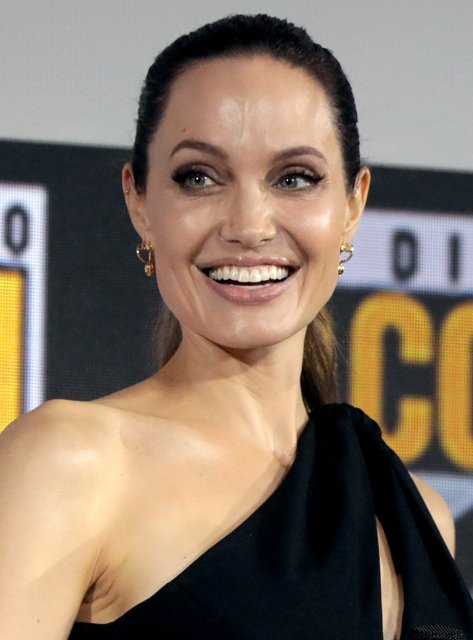
#> input picture services/vision-engine/tests/fixtures/sample_face.jpg, 473 x 640 px
$ python -i pad.py   (imports and definitions only)
#> lines starting #> are read from the running program, lines starting #| are printed output that depends on the picture
#> further down, picture is the input picture: shape (640, 473, 3); mean B, G, R 102.8, 117.5, 133.8
"""Passive single-frame PAD (presentation attack detection) before embed.

Stub heuristics for print / screen-replay cues. Swap the scoring body later for a
real anti-spoof model without changing reject codes or gate placement.
"""

from __future__ import annotations

from typing import Literal

import cv2
import numpy as np

from app.core.settings import Settings

PadHint = Literal["print", "replay", "live"]


def _print_signal(bgr: np.ndarray) -> float:
    """High when the crop looks like a desaturated / paper print."""
    hsv = cv2.cvtColor(bgr, cv2.COLOR_BGR2HSV)
#> hsv: shape (640, 473, 3); mean H, S, V 56.7, 88.6, 138.4
    sat = float(np.mean(hsv[:, :, 1])) / 255.0
#> sat = 0.347
    gray = cv2.cvtColor(bgr, cv2.COLOR_BGR2GRAY)
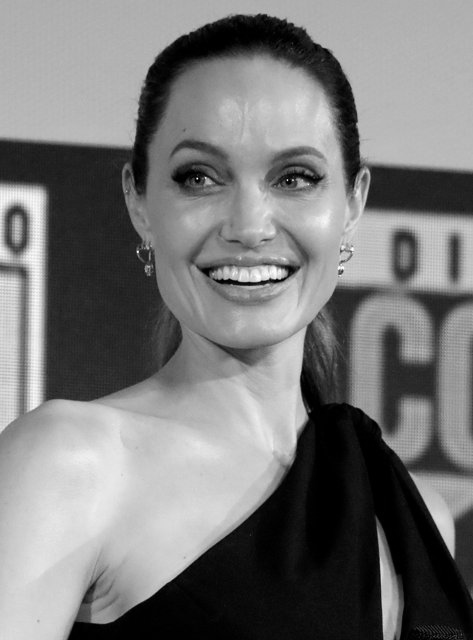
#> gray: shape (640, 473); min 0, max 255, mean 120.7
    # Fine texture residual after mild blur.
    residual = float(np.mean(cv2.absdiff(gray, cv2.GaussianBlur(gray, (0, 0), 1.0))))
#> residual = 1.91
    # Live faces: sat often ≳ 0.2 and residual ≳ 4. Prints: low sat + softer residual.
    sat_term = max(0.0, min(1.0, 1.0 - sat / 0.22))
#> sat_term = 0
    tex_term = max(0.0, min(1.0, 1.0 - residual / 6.0))
#> tex_term = 0.682
    return round(0.65 * sat_term + 0.35 * tex_term, 4)


# [59 lines left out: functions _replay_signal, pad_analyze, pad_reject_reason, not called in this run]


__all__ = [
    "pad_analyze",
    "pad_reject_reason",
]

>>> import cv2
>>> picture = cv2.imread('../../tests/fixtures/sample_face.jpg')
>>> result = _print_signal(picture)
#> result = 0.238
